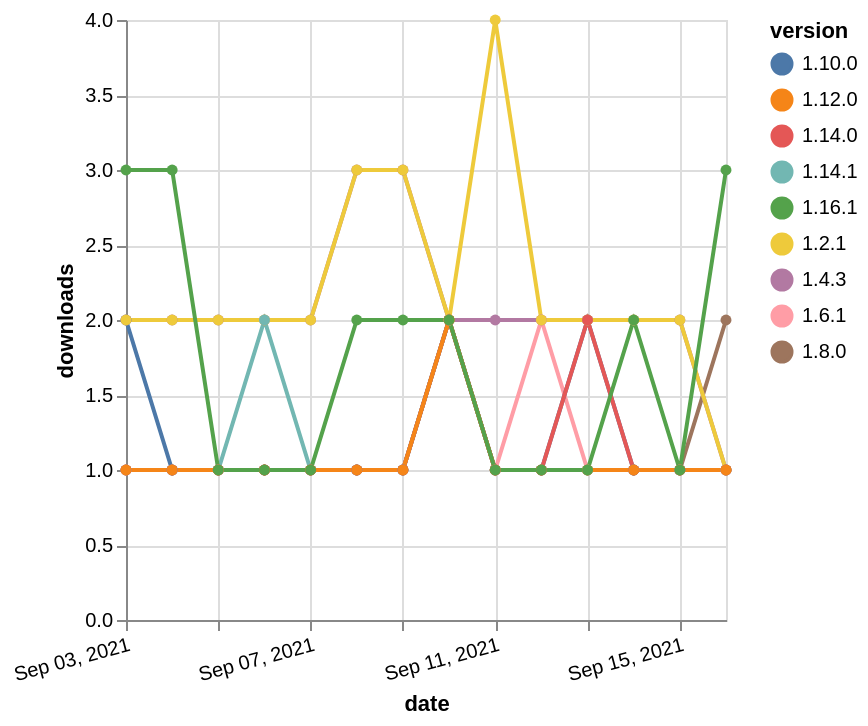

Source (Vega-Lite JSON):
### Vega-Lite specification from a JSON file in a GitHub repository (floating-point values rounded to 4 significant figures)
{"$schema": "https://vega.github.io/schema/vega-lite/v5.json", "description": "A simple bar chart with embedded data.", "data": {"values": [{"date": "2021-09-03", "total": 289, "delta": 1, "version": "1.6.1"}, {"date": "2021-09-04", "total": 290, "delta": 1, "version": "1.6.1"}, {"date": "2021-09-05", "total": 291, "delta": 1, "version": "1.6.1"}, {"date": "2021-09-06", "total": 292, "delta": 1, "version": "1.6.1"}, {"date": "2021-09-07", "total": 293, "delta": 1, "version": "1.6.1"}, {"date": "2021-09-08", "total": 294, "delta": 1, "version": "1.6.1"}, {"date": "2021-09-09", "total": 295, "delta": 1, "version": "1.6.1"}, {"date": "2021-09-10", "total": 297, "delta": 2, "version": "1.6.1"}, {"date": "2021-09-11", "total": 298, "delta": 1, "version": "1.6.1"}, {"date": "2021-09-12", "total": 300, "delta": 2, "version": "1.6.1"}, {"date": "2021-09-13", "total": 301, "delta": 1, "version": "1.6.1"}, {"date": "2021-09-14", "total": 302, "delta": 1, "version": "1.6.1"}, {"date": "2021-09-15", "total": 303, "delta": 1, "version": "1.6.1"}, {"date": "2021-09-16", "total": 304, "delta": 1, "version": "1.6.1"}, {"date": "2021-09-03", "total": 228, "delta": 1, "version": "1.8.0"}, {"date": "2021-09-04", "total": 229, "delta": 1, "version": "1.8.0"}, {"date": "2021-09-05", "total": 230, "delta": 1, "version": "1.8.0"}, {"date": "2021-09-06", "total": 231, "delta": 1, "version": "1.8.0"}, {"date": "2021-09-07", "total": 232, "delta": 1, "version": "1.8.0"}, {"date": "2021-09-08", "total": 233, "delta": 1, "version": "1.8.0"}, {"date": "2021-09-09", "total": 234, "delta": 1, "version": "1.8.0"}, {"date": "2021-09-10", "total": 236, "delta": 2, "version": "1.8.0"}, {"date": "2021-09-11", "total": 237, "delta": 1, "version": "1.8.0"}, {"date": "2021-09-12", "total": 238, "delta": 1, "version": "1.8.0"}, {"date": "2021-09-13", "total": 239, "delta": 1, "version": "1.8.0"}, {"date": "2021-09-14", "total": 240, "delta": 1, "version": "1.8.0"}, {"date": "2021-09-15", "total": 241, "delta": 1, "version": "1.8.0"}, {"date": "2021-09-16", "total": 243, "delta": 2, "version": "1.8.0"}, {"date": "2021-09-03", "total": 276, "delta": 2, "version": "1.10.0"}, {"date": "2021-09-04", "total": 277, "delta": 1, "version": "1.10.0"}, {"date": "2021-09-05", "total": 278, "delta": 1, "version": "1.10.0"}, {"date": "2021-09-06", "total": 279, "delta": 1, "version": "1.10.0"}, {"date": "2021-09-07", "total": 280, "delta": 1, "version": "1.10.0"}, {"date": "2021-09-08", "total": 281, "delta": 1, "version": "1.10.0"}, {"date": "2021-09-09", "total": 282, "delta": 1, "version": "1.10.0"}, {"date": "2021-09-10", "total": 284, "delta": 2, "version": "1.10.0"}, {"date": "2021-09-11", "total": 285, "delta": 1, "version": "1.10.0"}, {"date": "2021-09-12", "total": 286, "delta": 1, "version": "1.10.0"}, {"date": "2021-09-13", "total": 288, "delta": 2, "version": "1.10.0"}, {"date": "2021-09-14", "total": 289, "delta": 1, "version": "1.10.0"}, {"date": "2021-09-15", "total": 290, "delta": 1, "version": "1.10.0"}, {"date": "2021-09-16", "total": 291, "delta": 1, "version": "1.10.0"}, {"date": "2021-09-03", "total": 2314, "delta": 2, "version": "1.4.3"}, {"date": "2021-09-04", "total": 2316, "delta": 2, "version": "1.4.3"}, {"date": "2021-09-05", "total": 2318, "delta": 2, "version": "1.4.3"}, {"date": "2021-09-06", "total": 2320, "delta": 2, "version": "1.4.3"}, {"date": "2021-09-07", "total": 2322, "delta": 2, "version": "1.4.3"}, {"date": "2021-09-08", "total": 2325, "delta": 3, "version": "1.4.3"}, {"date": "2021-09-09", "total": 2328, "delta": 3, "version": "1.4.3"}, {"date": "2021-09-10", "total": 2330, "delta": 2, "version": "1.4.3"}, {"date": "2021-09-11", "total": 2332, "delta": 2, "version": "1.4.3"}, {"date": "2021-09-12", "total": 2334, "delta": 2, "version": "1.4.3"}, {"date": "2021-09-13", "total": 2336, "delta": 2, "version": "1.4.3"}, {"date": "2021-09-14", "total": 2338, "delta": 2, "version": "1.4.3"}, {"date": "2021-09-15", "total": 2340, "delta": 2, "version": "1.4.3"}, {"date": "2021-09-16", "total": 2341, "delta": 1, "version": "1.4.3"}, {"date": "2021-09-03", "total": 2674, "delta": 2, "version": "1.2.1"}, {"date": "2021-09-04", "total": 2676, "delta": 2, "version": "1.2.1"}, {"date": "2021-09-05", "total": 2678, "delta": 2, "version": "1.2.1"}, {"date": "2021-09-06", "total": 2680, "delta": 2, "version": "1.2.1"}, {"date": "2021-09-07", "total": 2682, "delta": 2, "version": "1.2.1"}, {"date": "2021-09-08", "total": 2685, "delta": 3, "version": "1.2.1"}, {"date": "2021-09-09", "total": 2688, "delta": 3, "version": "1.2.1"}, {"date": "2021-09-10", "total": 2690, "delta": 2, "version": "1.2.1"}, {"date": "2021-09-11", "total": 2694, "delta": 4, "version": "1.2.1"}, {"date": "2021-09-12", "total": 2696, "delta": 2, "version": "1.2.1"}, {"date": "2021-09-13", "total": 2698, "delta": 2, "version": "1.2.1"}, {"date": "2021-09-14", "total": 2700, "delta": 2, "version": "1.2.1"}, {"date": "2021-09-15", "total": 2702, "delta": 2, "version": "1.2.1"}, {"date": "2021-09-16", "total": 2703, "delta": 1, "version": "1.2.1"}, {"date": "2021-09-03", "total": 147, "delta": 1, "version": "1.14.1"}, {"date": "2021-09-04", "total": 148, "delta": 1, "version": "1.14.1"}, {"date": "2021-09-05", "total": 149, "delta": 1, "version": "1.14.1"}, {"date": "2021-09-06", "total": 151, "delta": 2, "version": "1.14.1"}, {"date": "2021-09-07", "total": 152, "delta": 1, "version": "1.14.1"}, {"date": "2021-09-08", "total": 153, "delta": 1, "version": "1.14.1"}, {"date": "2021-09-09", "total": 154, "delta": 1, "version": "1.14.1"}, {"date": "2021-09-10", "total": 156, "delta": 2, "version": "1.14.1"}, {"date": "2021-09-11", "total": 157, "delta": 1, "version": "1.14.1"}, {"date": "2021-09-12", "total": 158, "delta": 1, "version": "1.14.1"}, {"date": "2021-09-13", "total": 159, "delta": 1, "version": "1.14.1"}, {"date": "2021-09-14", "total": 160, "delta": 1, "version": "1.14.1"}, {"date": "2021-09-15", "total": 161, "delta": 1, "version": "1.14.1"}, {"date": "2021-09-16", "total": 162, "delta": 1, "version": "1.14.1"}, {"date": "2021-09-03", "total": 168, "delta": 1, "version": "1.14.0"}, {"date": "2021-09-04", "total": 169, "delta": 1, "version": "1.14.0"}, {"date": "2021-09-05", "total": 170, "delta": 1, "version": "1.14.0"}, {"date": "2021-09-06", "total": 171, "delta": 1, "version": "1.14.0"}, {"date": "2021-09-07", "total": 172, "delta": 1, "version": "1.14.0"}, {"date": "2021-09-08", "total": 173, "delta": 1, "version": "1.14.0"}, {"date": "2021-09-09", "total": 174, "delta": 1, "version": "1.14.0"}, {"date": "2021-09-10", "total": 176, "delta": 2, "version": "1.14.0"}, {"date": "2021-09-11", "total": 177, "delta": 1, "version": "1.14.0"}, {"date": "2021-09-12", "total": 178, "delta": 1, "version": "1.14.0"}, {"date": "2021-09-13", "total": 180, "delta": 2, "version": "1.14.0"}, {"date": "2021-09-14", "total": 181, "delta": 1, "version": "1.14.0"}, {"date": "2021-09-15", "total": 182, "delta": 1, "version": "1.14.0"}, {"date": "2021-09-16", "total": 183, "delta": 1, "version": "1.14.0"}, {"date": "2021-09-03", "total": 193, "delta": 1, "version": "1.12.0"}, {"date": "2021-09-04", "total": 194, "delta": 1, "version": "1.12.0"}, {"date": "2021-09-05", "total": 195, "delta": 1, "version": "1.12.0"}, {"date": "2021-09-06", "total": 196, "delta": 1, "version": "1.12.0"}, {"date": "2021-09-07", "total": 197, "delta": 1, "version": "1.12.0"}, {"date": "2021-09-08", "total": 198, "delta": 1, "version": "1.12.0"}, {"date": "2021-09-09", "total": 199, "delta": 1, "version": "1.12.0"}, {"date": "2021-09-10", "total": 201, "delta": 2, "version": "1.12.0"}, {"date": "2021-09-11", "total": 202, "delta": 1, "version": "1.12.0"}, {"date": "2021-09-12", "total": 203, "delta": 1, "version": "1.12.0"}, {"date": "2021-09-13", "total": 204, "delta": 1, "version": "1.12.0"}, {"date": "2021-09-14", "total": 205, "delta": 1, "version": "1.12.0"}, {"date": "2021-09-15", "total": 206, "delta": 1, "version": "1.12.0"}, {"date": "2021-09-16", "total": 207, "delta": 1, "version": "1.12.0"}, {"date": "2021-09-03", "total": 133, "delta": 3, "version": "1.16.1"}, {"date": "2021-09-04", "total": 136, "delta": 3, "version": "1.16.1"}, {"date": "2021-09-05", "total": 137, "delta": 1, "version": "1.16.1"}, {"date": "2021-09-06", "total": 138, "delta": 1, "version": "1.16.1"}, {"date": "2021-09-07", "total": 139, "delta": 1, "version": "1.16.1"}, {"date": "2021-09-08", "total": 141, "delta": 2, "version": "1.16.1"}, {"date": "2021-09-09", "total": 143, "delta": 2, "version": "1.16.1"}, {"date": "2021-09-10", "total": 145, "delta": 2, "version": "1.16.1"}, {"date": "2021-09-11", "total": 146, "delta": 1, "version": "1.16.1"}, {"date": "2021-09-12", "total": 147, "delta": 1, "version": "1.16.1"}, {"date": "2021-09-13", "total": 148, "delta": 1, "version": "1.16.1"}, {"date": "2021-09-14", "total": 150, "delta": 2, "version": "1.16.1"}, {"date": "2021-09-15", "total": 151, "delta": 1, "version": "1.16.1"}, {"date": "2021-09-16", "total": 154, "delta": 3, "version": "1.16.1"}]}, "width": "container", "mark": {"type": "line", "point": {"filled": true}}, "encoding": {"x": {"field": "date", "type": "temporal", "timeUnit": "yearmonthdate", "title": "date", "axis": {"labelAngle": -15}}, "y": {"field": "delta", "type": "quantitative", "title": "downloads"}, "color": {"field": "version", "type": "nominal"}, "tooltip": {"field": "delta"}}}
